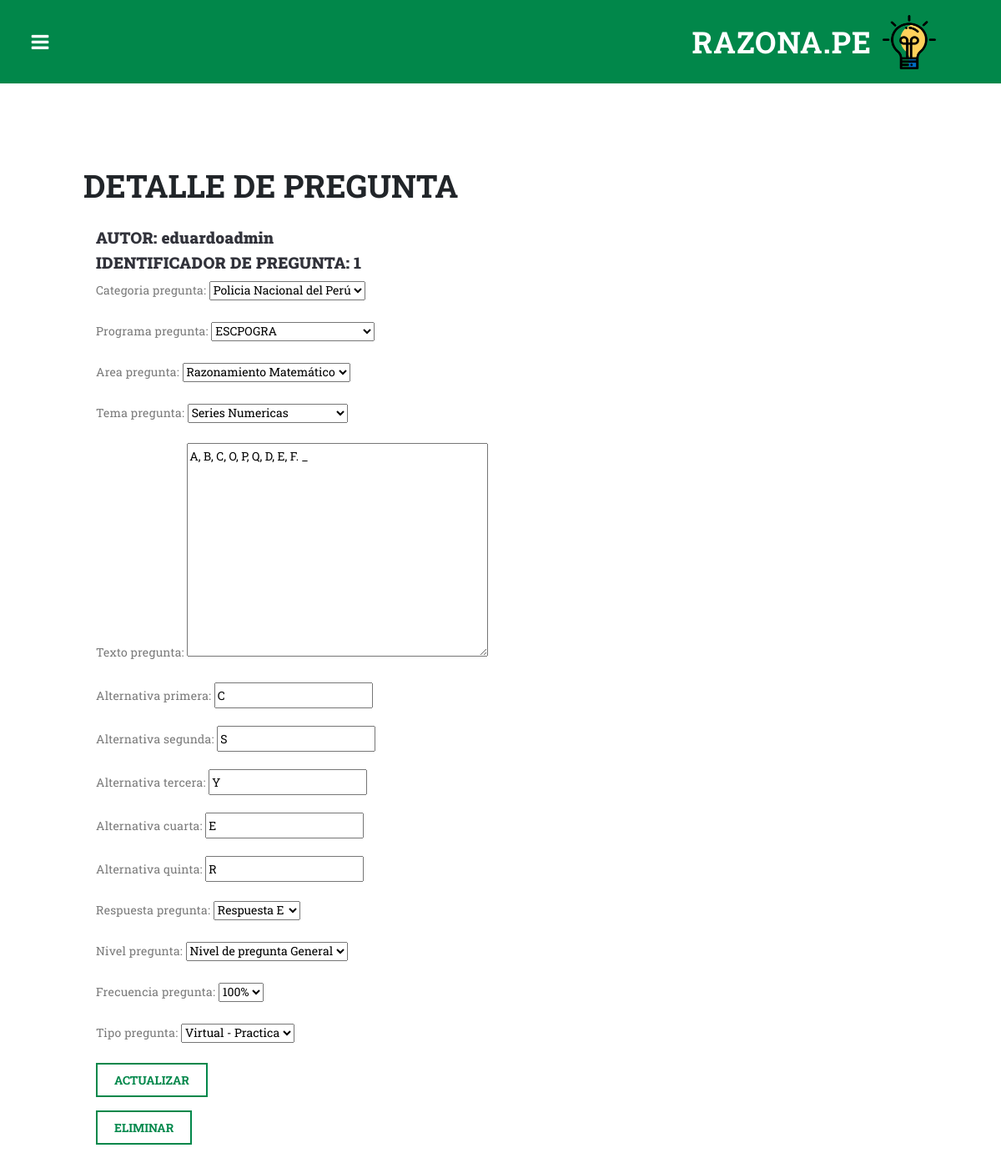
/registrar_pregunta/1/, run on the app's committed database.
### Simulador_examenes/models.py (models this page shows, shortened)
class pregunta(models.Model):
    categoria_pregunta = models.CharField(max_length = 100, choices=categoria, default='PNP')
    programa_pregunta = models.CharField(max_length=100, choices=programa, default='ESCPOGRA')
    area_pregunta = models.CharField(max_length=100, choices=area, default='RAZONAMIENTO MATEMATICO')
    tema_pregunta = models.CharField(max_length=100, choices=tema, default='N/A')
    texto_pregunta = models.TextField(blank=True)
    alternativa_primera = models.CharField(max_length=100, blank=True)
    alternativa_segunda = models.CharField(max_length=100, blank=True)
    alternativa_tercera = models.CharField(max_length=100, blank=True)
    alternativa_cuarta = models.CharField(max_length=100, blank=True)
    alternativa_quinta = models.CharField(max_length=100, blank=True)
    respuesta_pregunta = models.CharField(max_length=1, choices=respuesta, blank=False)
    nivel_pregunta = models.CharField(max_length=30, choices=niveles, default='GENERAL')
    frecuencia_pregunta = models.IntegerField(choices=frecuencia, default=100)
    tipo_pregunta = models.CharField(max_length=50, choices=tipo, default='Virtual Practica')
    user = models.ForeignKey(User, on_delete=models.CASCADE, default='1')

### Simulador_examenes/views.py (the view, shortened to what this page needs)
# urls.py: path('registrar_pregunta/<int:detalle_id>/', views.pregunta_detalle, name= 'detalle_pregunta'),
def pregunta_detalle(request, detalle_id):
    if request.method == 'GET':
        Pregunta = get_object_or_404(pregunta, pk=detalle_id)
        form = Registrar_pregunta(instance=Pregunta)
        return render(request, 'pregunta_detalle.html',
                      {
                          'pregunta': Pregunta,
                          'form': form
                      })

### Simulador_examenes/forms.py
class Registrar_pregunta(ModelForm):
    class Meta:
        model = pregunta
        fields = ['categoria_pregunta', 'programa_pregunta', 'area_pregunta', 'tema_pregunta', 'texto_pregunta',
        'alternativa_primera', 'alternativa_segunda', 'alternativa_tercera', 'alternativa_cuarta', 'alternativa_quinta',
        'respuesta_pregunta', 'nivel_pregunta', 'frecuencia_pregunta', 'tipo_pregunta'
        ]

### Plataforma_educativa_policial/templates/pregunta_detalle.html (shortened to what this page needs)
{% load static %}
<!DOCTYPE html>
<html lang="en">
  <head>
    <link href="{% static '/bootstrap/css/bootstrap.min.css' %}" rel="stylesheet">
    <link rel="stylesheet" href="{% static '/css/fontawesome.css' %}">
    <link rel="stylesheet" href="{% static '/css/templatemo-style.css' %}">
    <link rel="stylesheet" href="{% static '/css/owl.css' %}">
  </head>
<body class="is-preload">
    <div id="wrapper">
        <div id="main">
          <div class="inner">
            <header id="header">
              <div class="logo">
                <div class="container-fluid">
                  <a href="/inicio/">RAZONA.PE<img src="{% static '/images/Icono-foco.png' %}" alt=""></a>
                </div>
              </div>
            </header>
            <div class="page-heading">
              <div class="container-fluid">
                <div class="row">
                  <div class="col-md-12">
                    <h1>DETALLE DE PREGUNTA</h1>
                  </div>
                </div>
              </div>
            </div>
            <div class="container mt-2">
              <h4><strong>AUTOR: {{pregunta.user}}</strong></h4>
              <h4><strong>IDENTIFICADOR DE PREGUNTA: {{pregunta.pk}}</strong></h4>
              <form method="POST">
                {{form.as_p}}
                <button>ACTUALIZAR</button>
              </form>
              <div class="mt-3">
                <form action="{% url 'eliminar_pregunta' pregunta.pk %}" method="POST">
                  <button>ELIMINAR</button>
                </form>
              </div>
            </div>
          </div>
        </div>
    </div>
</body>
  </body>
</html>

### Plataforma_educativa_policial/static/css/templatemo-style.css (style rules this page uses)
body { font-family: 'Roboto Slab', sans-serif; }
input, select, textarea { outline: none; }
p { font-size: 14px; line-height: 25px; color: #7a7a7a; letter-spacing: 0.2px; }
h4 { font-size: 19px; font-weight: 700; color: #31323a; letter-spacing: 0.25px; }
img { width: 100%; overflow: hidden; }
.primary-button a, button { font-size: 14px; font-weight: 700; text-transform: uppercase; background-color: transparent; display: inline-block; padding: 8px 20px; color: #01874a; border: 2px solid #01874a; transition: all 0.5s; }
#wrapper { display: -moz-flex; display: -webkit-flex; display: -ms-flex; display: flex; -moz-flex-direction: row-reverse; -webkit-flex-direction: row-reverse; -ms-flex-direction: row-reverse; flex-direction: row-reverse; min-height: 100vh; }
#main { -moz-flex-grow: 1; -webkit-flex-grow: 1; -ms-flex-grow: 1; flex-grow: 1; -moz-flex-shrink: 1; -webkit-flex-shrink: 1; -ms-flex-shrink: 1; flex-shrink: 1; width: 100%; }
#main > .inner { padding: 100px; }
.page-heading .container-fluid { padding-left: 0px; padding-right: 0px; }
.page-heading h1 { margin-top: 0px; font-size: 38px; font-weight: 700; margin-bottom: 20px; }
#header { display: -moz-flex; display: -webkit-flex; display: -ms-flex; display: flex; position: relative; background-color: #01874a; margin: -100px -100px 100px -100px; }
#header .logo { text-align: right; display: inline-block; width: 100%; height: 100px; line-height: 100px; }
#header .logo a { font-size: 36px; text-transform: uppercase; letter-spacing: 1px; color: #fff; font-weight: 700; margin-right: 60px; }
#header .logo .container-fluid img { margin-left: 10px; margin-bottom: 8px; height: 65px; width: 70px; }

### data on the page
pregunta: user "eduardoadmin", pk "1", categoria_pregunta "Policia Nacional del Perú", programa_pregunta "ESCPOGRA", area_pregunta "Razonamiento Matemático", tema_pregunta "Series Numericas", texto_pregunta "A, B, C, O, P, Q, D, E, F. _", alternativa_primera "C", alternativa_segunda "S", alternativa_tercera "Y", alternativa_cuarta "E", alternativa_quinta "R", respuesta_pregunta "Respuesta E", nivel_pregunta "Nivel de pregunta General", frecuencia_pregunta "100%", tipo_pregunta "Virtual - Practica"
